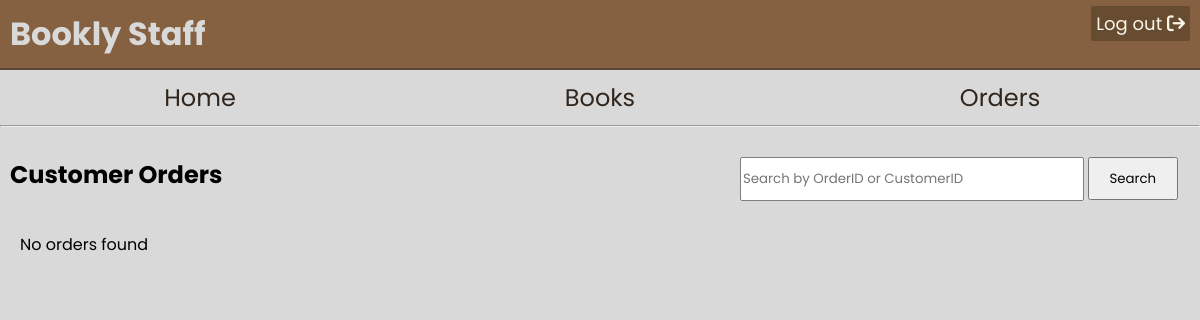
/staff/staff_order.php (signed in), run on an earlier commit of the app's database.
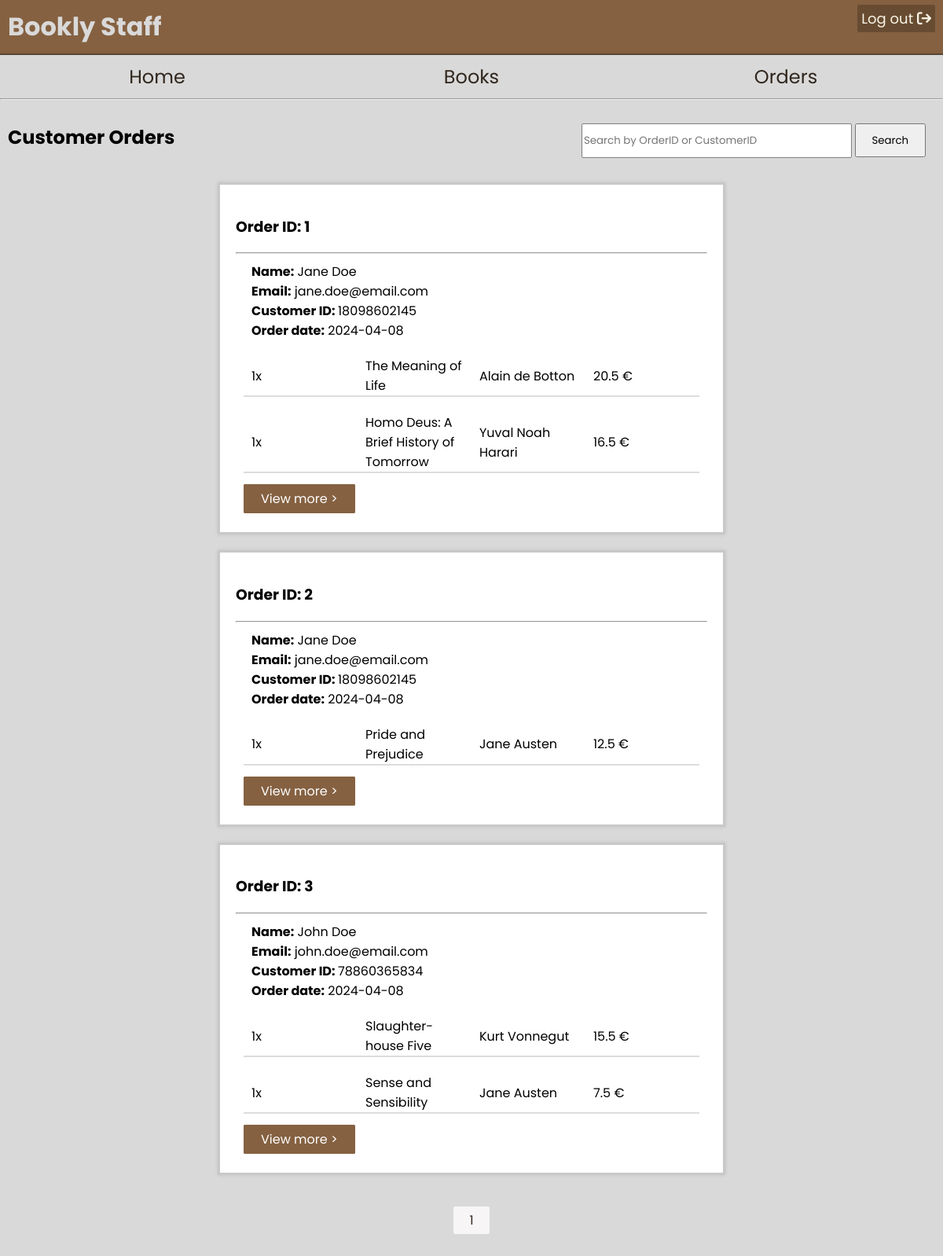
And on a later commit of the database.
### tables this page shows
CREATE TABLE `orders_table` (
  `Order_id` int(11) NOT NULL,
  `order_date` date DEFAULT NULL,
  `delivery_date` date DEFAULT NULL,
  `customer_id` char(11) DEFAULT NULL
);

CREATE TABLE `customer` (
  `Customer_id` char(11) NOT NULL,
  `first_name` varchar(100) DEFAULT NULL,
  `last_name` varchar(100) DEFAULT NULL,
  `email` varchar(50) NOT NULL,
  `cus_password` varchar(100) NOT NULL,
  `address` varchar(100) DEFAULT NULL,
  `city` varchar(50) DEFAULT NULL,
  `country` varchar(100) DEFAULT NULL,
  `postal_code` char(5) DEFAULT NULL
);

CREATE TABLE `orders_detail` (
  `Detail_id` int(11) NOT NULL,
  `order_id` int(11) DEFAULT NULL,
  `book_id` int(11) DEFAULT NULL,
  `amount` int(11) DEFAULT NULL,
  `total_cost` float DEFAULT NULL
);

CREATE TABLE `book` (
  `Book_id` int(11) NOT NULL,
  `isbn` char(13) NOT NULL,
  `title` varchar(100) NOT NULL,
  `author` varchar(100) NOT NULL,
  `pub_year` date NOT NULL,
  `price` float NOT NULL,
  `category` varchar(50) DEFAULT NULL,
  `subcategory` varchar(100) DEFAULT NULL,
  `short_description` text DEFAULT NULL,
  `cover_image` varchar(100) DEFAULT NULL
);

### staff/staff_order.php (the view, shortened to what this page needs)
<!DOCTYPE html>
<html lang="en">
<head>
</head>
<body>
<?php include('staff_header.php'); ?>
<div class ="top">
    <h2 >Customer Orders</h2>
    <div class="search-bar">
        <form action="search_order.php" method="post">
            <input type="text" placeholder="Search by OrderID or CustomerID" name="search">
            <input type="submit" class="search-btn" value="Search" name="submit">
        </form>
    </div>
</div>
<div class="container">
<?php
$itemsPerPage = 4;
$page = isset($_GET['page']) ?  intval($_GET['page']) : 1;
$offset = ($page - 1) * $itemsPerPage;
$ordersTable = "SELECT * FROM orders_table
                INNER JOIN customer ON orders_table.customer_id = customer.Customer_id
                LIMIT ?, ?";
$stmt = $conn->prepare($ordersTable);
$stmt->bind_param("ii", $offset, $itemsPerPage);
$stmt->execute();
$tableResult = $stmt->get_result();
if ($tableResult->num_rows > 0) {
    while ($tableRow = $tableResult->fetch_assoc()) {
        echo ('
        <div class="order">
            <h3 class="">Order ID: '. htmlspecialchars($tableRow['Order_id']) .' </h3>
            <hr>
            <div class="order-info">
                <p><b>Name:</b> '. htmlspecialchars($tableRow['first_name']) .' '. htmlspecialchars($tableRow['last_name']) .'</p>
                <p><b>Email:</b> '. htmlspecialchars($tableRow['email']) .'</p>
                <p> <b> Customer ID: </b> '. htmlspecialchars($tableRow['Customer_id']) .'</p>
                <p><b>Order date:</b> '. htmlspecialchars($tableRow['order_date']) .'</p>');
                $ordersDetail = "SELECT * FROM orders_detail
                                INNER JOIN book ON orders_detail.book_id = book.Book_id
                                WHERE orders_detail.order_id = ?" ;
                $stmtDetail= $conn->prepare($ordersDetail);
                $stmtDetail->bind_param("s", $tableRow['Order_id']);
                $stmtDetail->execute();
                $detailResult = $stmtDetail->get_result();
                if ($detailResult->num_rows > 0) {
                    while ($detailRow = $detailResult->fetch_assoc()) {
                        echo ('<div class="items">
                                <p>'. htmlspecialchars($detailRow['amount']) .'x</p>
                                <p>'. htmlspecialchars($detailRow['title']) .'</p>
                                <p>'. htmlspecialchars($detailRow['author']).'</p>
                                <p>'. htmlspecialchars($detailRow['total_cost']).' €</p>
                            </div>');
                    }
                } else {
                    echo "<p>No orders</p>";
                }
                echo( '
                <a class="toggle" href="single_order.php?orderID='. htmlspecialchars($tableRow['Order_id']) .'&cusID='. htmlspecialchars($tableRow['Customer_id']) .'">View more ></a>
            </div>
        </div>
              ');
    }
} else {
    echo "<p>No orders found</p>";
}
?>
</div>
<?php
$sql = "SELECT COUNT(*) AS total FROM orders_table";
$result = $conn->query($sql);
$row = $result->fetch_assoc();
$totalItems = $row['total'];
$totalPages = ceil($totalItems / $itemsPerPage);
echo '<div class="pagination">';
    for ($i = 1; $i <= $totalPages; $i++) {
        echo '<a class="link" href="?page=' . $i . '"' . ($i == $page ? ' class="active"' : '') . '>' . $i . '</a>';
    }
echo '</div>';
?>
</body>
</html>

What changed in the data, as far as the page shows it:
added orders_table: Order_id "1", customer.first_name "Jane", customer.last_name "Doe", customer.email "jane.doe@email.com", customer.Customer_id "18098602145", order_date "2024-04-08"
added orders_detail: amount "1", book.title "The Meaning of Life", book.author "Alain de Botton", total_cost "20.5"
added orders_detail: amount "1", book.title "Homo Deus: A Brief History of Tomorrow", book.author "Yuval Noah Harari", total_cost "16.5"
added orders_table: Order_id "2", customer.first_name "Jane", customer.last_name "Doe", customer.email "jane.doe@email.com", customer.Customer_id "18098602145", order_date "2024-04-08"
added orders_detail: amount "1", book.title "Pride and Prejudice", book.author "Jane Austen", total_cost "12.5", shown under "2"
added orders_table: Order_id "3", customer.first_name "John", customer.last_name "Doe", customer.email "john.doe@email.com", customer.Customer_id "78860365834", order_date "2024-04-08"
added orders_detail: amount "1", book.title "Slaughter-house Five", book.author "Kurt Vonnegut", total_cost "15.5", shown under "3"
added orders_detail: amount "1", book.title "Sense and Sensibility", book.author "Jane Austen", total_cost "7.5", shown under "3"
Also different on the page:
new list line: "1"
text no longer shown: "No orders found"
